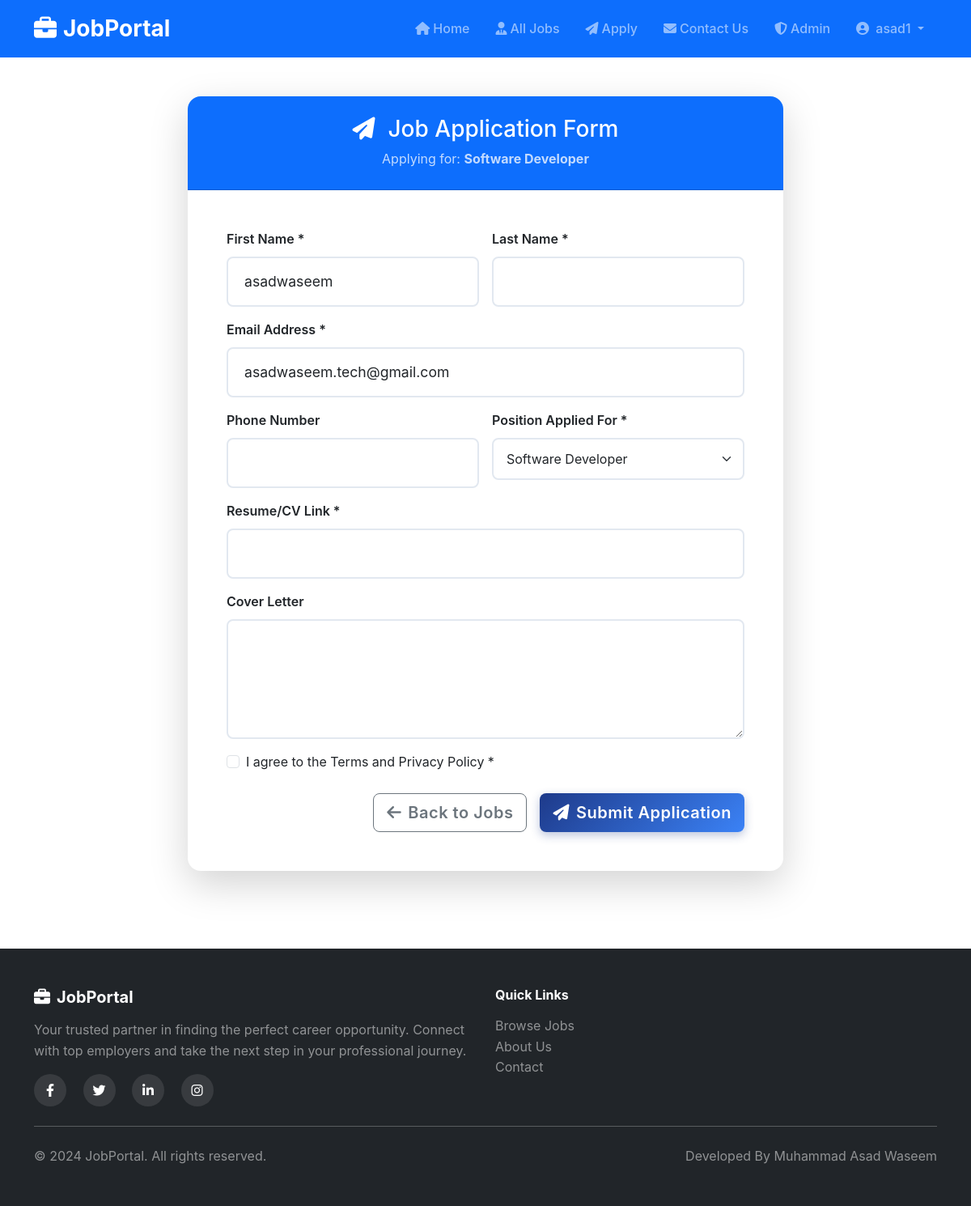
Screenshot of /apply.php?job=41 (signed in) with the database file from the repository.
### tables this page shows
CREATE TABLE `jobs` (
  `id` int(11) NOT NULL,
  `title` varchar(255) NOT NULL,
  `company` varchar(255) NOT NULL,
  `location` varchar(255) DEFAULT NULL,
  `category` varchar(100) DEFAULT NULL,
  `type` varchar(100) DEFAULT NULL,
  `description` text DEFAULT NULL,
  `created_at` timestamp NOT NULL DEFAULT current_timestamp()
);

CREATE TABLE `users` (
  `id` int(11) NOT NULL,
  `fullname` varchar(100) DEFAULT NULL,
  `email` varchar(100) DEFAULT NULL,
  `username` varchar(50) DEFAULT NULL,
  `password` varchar(255) DEFAULT NULL
);

### apply.php (the view, shortened to what this page needs)
<?php
require_once 'partials/config.php';
$username = $_SESSION['user'];
$user_query = "SELECT * FROM users WHERE username = ?";
$stmt = $conn->prepare($user_query);
$stmt->bind_param("s", $username);
$stmt->execute();
$user_result = $stmt->get_result();
$user_data = $user_result->fetch_assoc();
$full_name = $user_data['fullname'] ?? '';
$name_parts = explode(' ', $full_name, 2);
$first_name = $name_parts[0] ?? '';
$last_name = $name_parts[1] ?? '';
$selected_job_id = isset($_GET['job']) ? intval($_GET['job']) : 0;
$selected_job_title = '';
if ($selected_job_id > 0) {
    $job_query = "SELECT title FROM jobs WHERE id = ?";
    $job_stmt = $conn->prepare($job_query);
    $job_stmt->bind_param("i", $selected_job_id);
    $job_stmt->execute();
    $job_result = $job_stmt->get_result();
    if ($job_result->num_rows > 0) {
        $job_data = $job_result->fetch_assoc();
        $selected_job_title = $job_data['title'];
    }
}
?>
<?php include 'partials/header.php'; ?>
<div class="container py-5">
    <div class="row justify-content-center">
        <div class="col-lg-8">
            <div class="card shadow-lg border-0">
                <div class="card-header bg-primary text-white text-center py-4">
                    <h3 class="mb-0"><i class="fas fa-paper-plane me-3"></i>Job Application Form</h3>
                    <p class="mb-0 mt-2 opacity-75">
                        <?php if ($selected_job_title): ?>
                            Applying for: <strong><?= htmlspecialchars($selected_job_title) ?></strong>
                        <?php else: ?>
                            Fill out the form below to apply for a position
                        <?php endif; ?>
                    </p>
                </div>
                <div class="card-body p-5">
                    <form method="POST" action="">
                        <div class="row g-3">
                            <div class="col-md-6">
                                <label class="form-label fw-semibold">First Name *</label>
                                <input type="text" class="form-control form-control-lg" name="first_name"
                                       value="<?php echo htmlspecialchars($first_name); ?>" required>
                            </div>
                            <div class="col-md-6">
                                <label class="form-label fw-semibold">Last Name *</label>
                                <input type="text" class="form-control form-control-lg" name="last_name"
                                       value="<?php echo htmlspecialchars($last_name); ?>" required>
                            </div>
                            <div class="col-12">
                                <label class="form-label fw-semibold">Email Address *</label>
                                <input type="email" class="form-control form-control-lg" name="email"
                                       value="<?php echo htmlspecialchars($user_data['email'] ?? ''); ?>" required>
                            </div>
                            <div class="col-md-6">
                                <label class="form-label fw-semibold">Phone Number</label>
                                <input type="tel" class="form-control form-control-lg" name="phone"
                                       value="<?php echo htmlspecialchars($user_data['phone'] ?? ''); ?>">
                            </div>
                           <div class="col-md-6">
    <label class="form-label fw-semibold">Position Applied For *</label>
    <select class="form-select form-select-lg" name="position" required>
        <?php
        $query = "SELECT id, title FROM jobs ORDER BY created_at DESC";
        $result = mysqli_query($conn, $query);
        if (mysqli_num_rows($result) > 0) {
            while ($job = mysqli_fetch_assoc($result)) {
                $selected = ($selected_job_title === $job['title']) ? 'selected' : '';
                echo '<option value="' . htmlspecialchars($job['title']) . '" ' . $selected . '>' . htmlspecialchars($job['title']) . '</option>';
            }
        } else {
            echo '<option disabled>No jobs available</option>';
        }
        ?>
    </select>
</div>
                            <div class="col-12">
                                <label class="form-label fw-semibold">Resume/CV Link *</label>
                                <input type="url" class="form-control form-control-lg" name="resume_link" required>
                            </div>
                            <div class="col-12">
                                <label class="form-label fw-semibold">Cover Letter</label>
                                <textarea class="form-control" name="cover_letter" rows="5"></textarea>
                            </div>
                            <div class="col-12">
                                <div class="form-check">
                                    <input class="form-check-input" type="checkbox" required>
                                    <label class="form-check-label">
                                        I agree to the Terms and Privacy Policy *
                                    </label>
                                </div>
                            </div>
                        </div>
                        <div class="d-grid gap-2 d-md-flex justify-content-md-end mt-4">
                            <a href="index.php" class="btn btn-outline-secondary btn-lg me-md-2">
                                <i class="fas fa-arrow-left me-2"></i>Back to Jobs
                            </a>
                            <button type="submit" class="btn btn-primary btn-lg">
                                <i class="fas fa-paper-plane me-2"></i>Submit Application
                            </button>
                        </div>
                    </form>
                </div>
            </div>
        </div>
    </div>
</div>
<?php include 'partials/footer.php'; ?>

### assets/style.css (style rules this page uses)
:root { --primary-color: #1e3a8a; --primary-light: #3b82f6; --primary-dark: #1e40af; --secondary-color: #64748b; --accent-color: #f59e0b; --success-color: #10b981; --danger-color: #ef4444; --light-bg: #f8fafc; --dark-text: #1f2937; --shadow: 0 10px 25px rgba(0, 0, 0, 0.1); --shadow-lg: 0 20px 40px rgba(0, 0, 0, 0.15); }
body { font-family: 'Inter', -apple-system, BlinkMacSystemFont, sans-serif; line-height: 1.6; color: var(--dark-text); }
.btn { font-weight: 600; letter-spacing: 0.025em; border-radius: 8px; transition: all 0.2s ease; }
.btn-primary { background: linear-gradient(135deg, var(--primary-color), var(--primary-light)); border: none; box-shadow: 0 4px 12px rgba(30, 58, 138, 0.3); }
.form-control, .form-select { border: 2px solid #e2e8f0; border-radius: 8px; padding: 0.75rem 1rem; transition: all 0.2s ease; font-size: 1rem; }
.form-control-lg { padding: 1rem 1.25rem; font-size: 1.1rem; }
.card { border-radius: 16px; overflow: hidden; }

### rows the page displays
jobs: title "Software Developer"
users: first_name "asadwaseem", email "asadwaseem.tech@gmail.com"

### other values shown
$_SESSION['user'] "asad1"
form field position "Software Developer"
